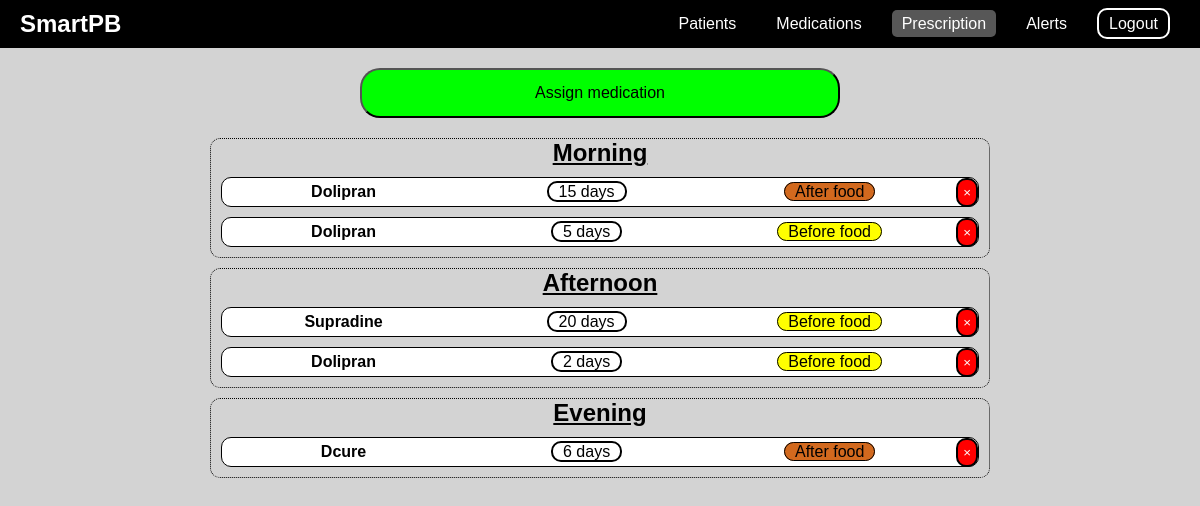
Before: /medication/prescription/2 (signed in) with the older database file.
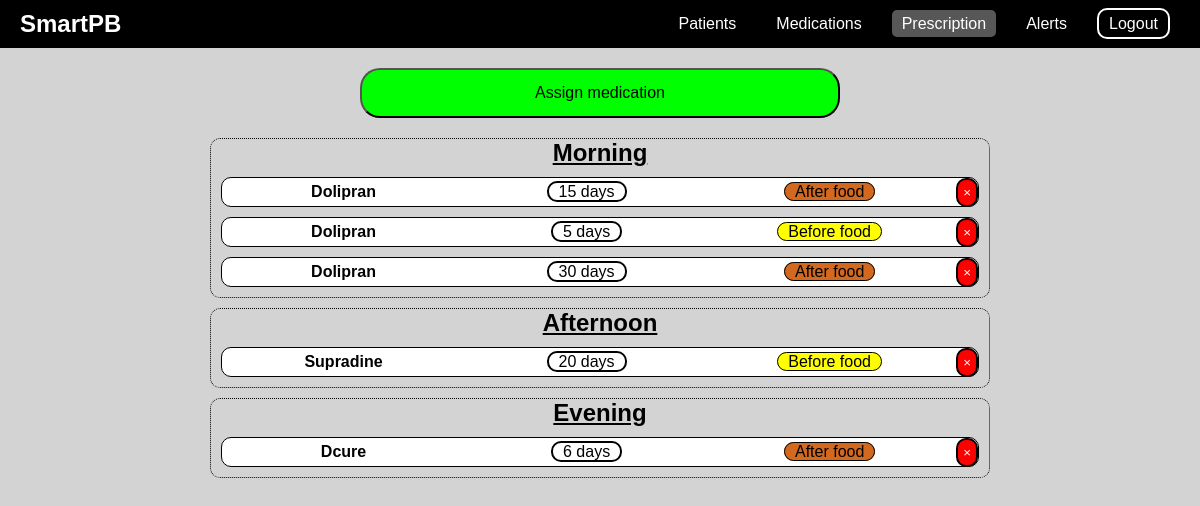
After: the same page with the newer database file.
### medication/models.py (models this page shows, shortened)
class Prescription(models.Model):
    PERIOD_CHOICES = (
        ("M", "Morning"),
        ("A", "Afternoon"),
        ("E", "Evening")
    )
    period = models.CharField(choices=PERIOD_CHOICES, max_length=1)
    isAfterFood = models.BooleanField(default = True)
    duration = models.IntegerField()
    doctor = models.ForeignKey(RoleBasedUser, on_delete=models.CASCADE, related_name="author")
    medication = models.ForeignKey(Medication, on_delete=models.CASCADE)
    patient = models.ForeignKey(RoleBasedUser, on_delete=models.CASCADE, related_name="target")

class Medication(models.Model):
    name = models.CharField(max_length=30)
    instructions = models.TextField(max_length=300)

### medication/views.py (the view)
# urls.py: path('prescription/<int:patient_id>', get_prescription, name="prescription"),
def get_prescription(request, patient_id):
    reponse = protect_route(request, UserType.DOCTOR)
    if reponse: return reponse
    medications = Medication.objects.all()
    morning_tasks = Prescription.objects.filter(patient=patient_id, period="M")
    afternoon_tasks = Prescription.objects.filter(patient=patient_id, period="A")
    evening_tasks = Prescription.objects.filter(patient=patient_id, period="E")
    context = {
        "active": "prescription",
        "medications": medications,
        "patient_id": patient_id,
        "morning_tasks": morning_tasks,
        "afternoon_tasks": afternoon_tasks,
        "evening_tasks": evening_tasks
    }
    return render(request, "prescriptions.html", context)

### authentication/utils.py (called while the page is built)
def protect_route(request, allow: UserType) -> None:
    user = request.user
    if not user.is_authenticated: return redirect("authentication:login")
    elif user.is_superuser: return redirect("/admin")
    elif (user.rolebaseduser.isDoctor and allow == UserType.PATIENT) \
        or (not user.rolebaseduser.isDoctor and allow == UserType.DOCTOR):
        return redirect("authentication:login")

### medication/templates/prescriptions.html (shortened to what this page needs)
{% extends "layout.html" %}
{% load static %}
{% block content %}
<button class="addBtn">Assign medication</button>
<div class="period-container" id="morning">
    <h2>Morning</h2>
    <div class="tasks-container">
        {% for prescription in morning_tasks %}
            <div class="task">
                <p class="medication">{{ prescription.medication.name }}</p>
                <p>
                    <span class="duration">
                        {{ prescription.duration }} days
                    </span>
                </p>
                <p>
                    {% if  prescription.isAfterFood %}
                        <span class="foodperiod-after">After food</span>
                    {% else %}
                    <span class="foodperiod-before">Before food</span>
                    {% endif %}
                </p>
                <form action="{% url "medications:delete_prescription" %}" method="POST">
                    <button class="action delete">&times;</button>
                </form>
            </div>
        {% endfor %}
    </div>
</div>
<div class="period-container" id="morning">
    <h2>Afternoon</h2>
    <div class="tasks-container">
        {% for prescription in afternoon_tasks %}
            <div class="task">
                <p class="medication">{{ prescription.medication.name }}</p>
                <p>
                    <span class="duration">
                        {{ prescription.duration }} days
                    </span>
                </p>
                <p>
                    {% if  prescription.isAfterFood %}
                        <span class="foodperiod-after">After food</span>
                    {% else %}
                    <span class="foodperiod-before">Before food</span>
                    {% endif %}
                </p>
                <form action="{% url "medications:delete_prescription" %}" method="POST">
                    <button class="action delete">&times;</button>
                </form>
            </div>
        {% endfor %}
    </div>
</div>
<div class="period-container" id="morning">
    <h2>Evening</h2>
    <div class="tasks-container">
        {% for prescription in evening_tasks %}
            <div class="task">
                <p class="medication">{{ prescription.medication.name }}</p>
                <p>
                    <span class="duration">
                        {{ prescription.duration }} days
                    </span>
                </p>
                <p>
                    {% if  prescription.isAfterFood %}
                        <span class="foodperiod-after">After food</span>
                    {% else %}
                    <span class="foodperiod-before">Before food</span>
                    {% endif %}
                </p>
                <form action="{% url "medications:delete_prescription" %}" method="POST">
                    <button class="action delete">&times;</button>
                </form>
            </div>
        {% endfor %}
    </div>
</div>
{% endblock content %}

### doctor/templates/layout.html (shortened to what this page needs)
<!DOCTYPE html>
{% load static %}
<html lang="en">
<head>
    <link rel="stylesheet" href="{% static 'doctor/styles/style.css' %}">
    <link href="https://cdn.jsdelivr.net/npm/gridjs/dist/theme/mermaid.min.css" rel="stylesheet" />
  </head>
  <body>
    <nav class="navbar">
      <div class="logo">SmartPB</div>
      <ul class="nav-links">
        {% if user.rolebaseduser.isDoctor %}
          <li><a href="{% url 'doctors:patients'%}" {% if active == "patients" %}class="active"{% endif %}>Patients</a></li>
          <li><a href="{% url 'medications:meds'%}" {% if active == "medications" %}class="active"{% endif %}>Medications</a></li>
          <li><a href="" {% if active == "prescription" %}class="active"{% endif %}>Prescription</a></li>
          <li><a href="" {% if active == "alerts" %}class="active"{% endif %}>Alerts</a></li>
        {% else %}
          <li><a href="" {% if active == "prescription" %}class="active"{% endif %}>Prescription</a></li>
        {% endif %}
        <li><a href="{% url 'authentication:logout'%}" id="logout">Logout</a></li>
       </ul>
      </nav>
    {% block content %}{% endblock content %}
</body>
</html>

### doctor/static/doctor/styles/style.css (style rules this page uses)
* { margin: 0; padding: 0; box-sizing: border-box; }
body { font-family: Arial, sans-serif; background-color: lightgray; }
.navbar { display: flex; justify-content: space-between; align-items: center; background-color: black; padding: 10px 20px; }
.logo { color: #fff; font-size: 1.5rem; font-weight: bold; }
.nav-links { display: flex; list-style: none; }
.nav-links li { margin: 0 10px; }
.nav-links a { text-decoration: none; color: #fff; padding: 5px 10px; transition: background 0.3s; }
.active { background-color: #575757; border-radius: 5px; }
#logout { border: white solid 2px; border-radius: 10px; }
.addBtn { background-color: lime; width: 40%; margin-left: calc((100% - 40%)/2); margin-top: 20px; margin-bottom: 10px; height: 50px; border-radius: 20px; font-size: 100%; }
.delete { background-color: red; }
.action { text-decoration: none; color: black; border: black solid 2px; border-radius: 10px; padding: 5px; }
.period-container { width: 65%; min-height: 50px; margin: auto; margin-top: 10px; margin-bottom: 10px; border: black dotted 1px; border-radius: 10px; text-align: center; }
.period-container h2 { text-decoration: underline; }
.task { background-color: white; height: 30px; margin: 10px 10px; border: black solid 2px; border-radius: 10px; display: flex; justify-content: space-between; align-items: center; border: 1px solid #000; }
.task p { text-align: center; width: 100%; }
.task button { color: white; margin-left: 5px; height: 90%; }
.medication { font-weight: bold; }
.duration { border: black solid 2px; border-radius: 10px; padding: 0 10px; }
.foodperiod-after { border: black solid 1px; border-radius: 10px; padding: 0 10px; color: black; background-color: chocolate; }
.foodperiod-before { border: black solid 1px; border-radius: 10px; padding: 0 10px; color: black; background-color: yellow; }

Changed rows visible on the page:
removed Prescription: medication.name "Dolipran", duration "2", isAfterFood "Before food", shown under "Afternoon"
added Prescription: medication.name "Dolipran", duration "30", isAfterFood "After food", shown under "Morning"
